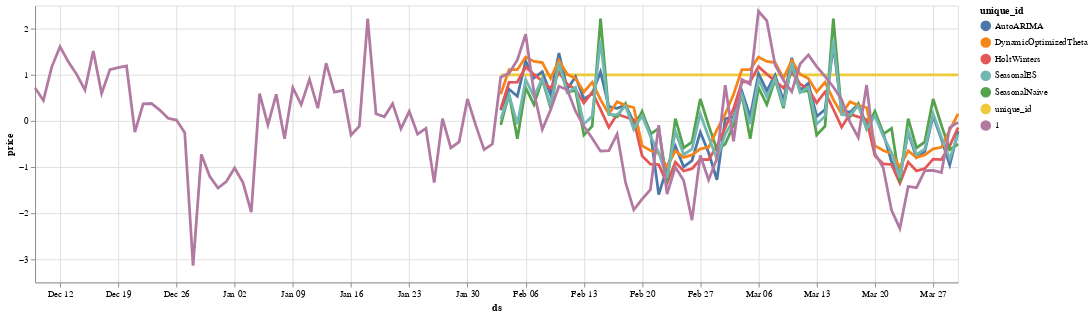

The cell this chart's notebook holds for it:
### Code cell
altair_plot(fore_plot)

### Figure 1 — Vega-Lite specification as saved in the notebook (floating-point values rounded to 4 significant figures; data arrays with more than 128 entries replaced by an {"elided": "..."} marker saying what was removed)
{"config": {"view": {"continuousWidth": 300, "continuousHeight": 300}}, "layer": [{"mark": {"type": "circle"}, "encoding": {"color": {"field": "unique_id", "type": "nominal"}, "opacity": {"value": 0}, "x": {"field": "ds", "type": "temporal"}, "y": {"field": "price", "type": "quantitative"}}, "name": "view_5"}, {"mark": {"type": "line"}, "encoding": {"color": {"field": "unique_id", "type": "nominal"}, "size": {"condition": {"test": {"not": {"param": "param_5"}}, "value": 1}, "value": 3}, "x": {"field": "ds", "type": "temporal"}, "y": {"field": "price", "type": "quantitative"}}}], "data": {"name": "data-035a2d02fce9bebbc57943ac639fdfec"}, "params": [{"name": "param_5", "select": {"type": "point", "fields": ["unique_id"], "nearest": true, "on": "mouseover"}, "views": ["view_5"]}], "width": 1000, "$schema": "https://vega.github.io/schema/vega-lite/v5.15.1.json", "datasets": {"data-035a2d02fce9bebbc57943ac639fdfec": {"elided": "448 records"}}}
